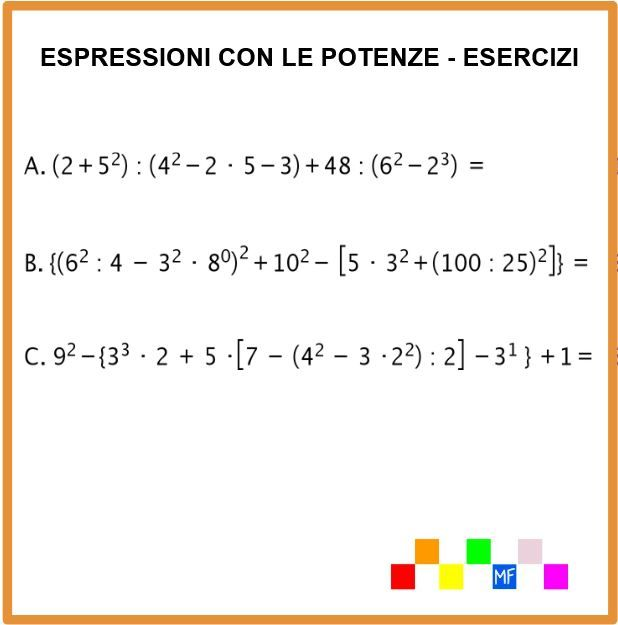
#> input picture client/src/lib/bench/fixtures/foto-esercizi.png, 618 x 625 px
$ python photoVariants.py
#> lines starting #> are read from the running program, lines starting #| are printed output that depends on the picture
#!/usr/bin/env python3
"""Varianti REALISTICHE delle tre righe della foto fixture: ritagli con margini diversi, scale
0,5–2,5 e ricompressione JPEG, per misurare la robustezza dell'OCR delle foto.

    python3 photoVariants.py [cartella_uscita=/tmp/real_variants]
    PHOTO=1 PHOTO_SPEC_FILE=/tmp/real_variants/specs.json CANVAS_MODULE=… npx vitest run src/lib/bench/photoBench.test.ts
"""
import io, json, os, random, sys
from PIL import Image

out = sys.argv[1] if len(sys.argv) > 1 else "/tmp/real_variants"
os.makedirs(out, exist_ok=True)
here = os.path.dirname(os.path.abspath(__file__))
im = Image.open(os.path.join(here, "fixtures", "foto-esercizi.png")).convert("RGB")
#> im is the input picture: PIL image 618x625 RGB; mean R, G, B 246.1, 241, 235.1
W, H = im.size
#> W = 618; H = 625
rng = random.Random(5)
rows = {
    "A": ((48, 140, 618, 189), "(2+5^2):(4^2-2*5-3)+48:(6^2-2^3)="),
    "B": ((47, 233, 618, 287), "{(6^2:4-3^2*8^0)^2+10^2-[5*3^2+(100:25)^2]}="),
    "C": ((48, 327, 618, 381), "9^2-{3^3*2+5*[7-(4^2-3*2^2):2]-3^1}+1="),
}
specs = []
for k, (box, truth) in rows.items():
    for s in [0.5, 0.65, 0.8, 1.0, 1.3, 1.8, 2.5]:
        for rep in range(2):
            x0, y0, x1, y1 = box
            j = lambda: rng.randint(0, 7)
            c = im.crop((max(0, x0 - j()), max(0, y0 - j()), min(W, x1 + j()), min(H, y1 + j())))
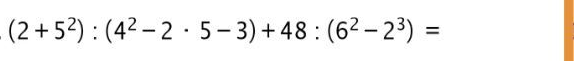
#> c: PIL image 574x61 RGB; mean R, G, B 244.7, 243.4, 241.9
            c = c.resize((max(8, int(c.width * s)), max(8, int(c.height * s))), Image.LANCZOS)
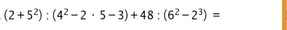
#> c: PIL image 287x30 RGB; mean R, G, B 244.1, 242.8, 241.3
            if rep == 1:  # ricompressione JPEG
                buf = io.BytesIO(); c.save(buf, "JPEG", quality=rng.randint(45, 80)); buf.seek(0); c = Image.open(buf).convert("RGB")
            fn = os.path.join(out, f"v_{k}_{s}_{rep}.png")
            c.save(fn)
            specs.append({"file": fn, "box": None, "truth": truth, "meta": {"row": k, "scale": s, "jpeg": rep, "size": list(c.size)}})
json.dump(specs, open(os.path.join(out, "specs.json"), "w"), indent=1)
print(len(specs), "varianti in", out)
#> (printed output is left out)
